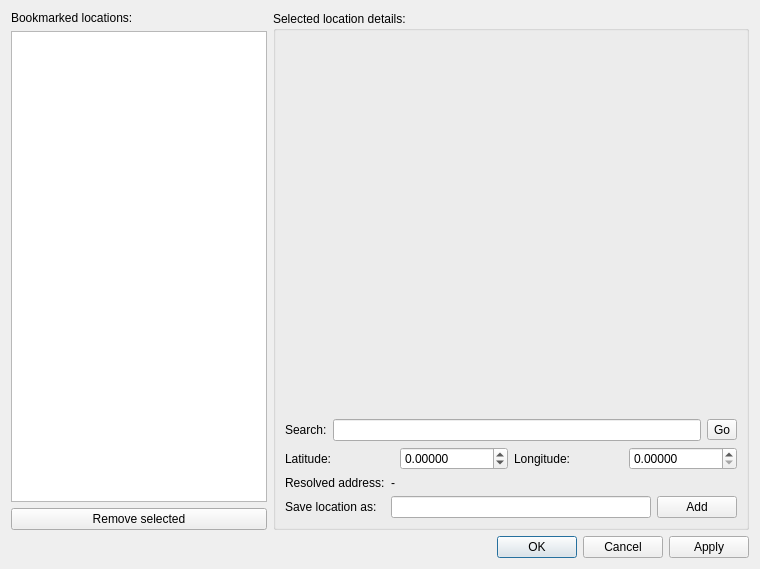
<?xml version="1.0" encoding="UTF-8"?>
<ui version="4.0">
 <class>LocationDialog</class>
 <widget class="QDialog" name="LocationDialog">
  <property name="geometry">
   <rect>
    <x>0</x>
    <y>0</y>
    <width>760</width>
    <height>569</height>
   </rect>
  </property>
  <property name="windowTitle">
   <string>Locations</string>
  </property>
  <layout class="QGridLayout" name="gridLayout">
   <item row="0" column="0" colspan="2">
    <widget class="QLabel" name="label">
     <property name="text">
      <string>Bookmarked locations:</string>
     </property>
    </widget>
   </item>
   <item row="1" column="0" colspan="2">
    <widget class="QListWidget" name="locationList"/>
   </item>
   <item row="3" column="2">
    <widget class="QDialogButtonBox" name="buttonBox">
     <property name="orientation">
      <enum>Qt::Orientation::Horizontal</enum>
     </property>
     <property name="standardButtons">
      <set>QDialogButtonBox::StandardButton::Apply|QDialogButtonBox::StandardButton::Cancel|QDialogButtonBox::StandardButton::Ok</set>
     </property>
    </widget>
   </item>
   <item row="0" column="2" rowspan="3">
    <widget class="QGroupBox" name="groupBox">
     <property name="title">
      <string>Selected location details:</string>
     </property>
     <layout class="QGridLayout" name="gridLayout_2" rowstretch="1,0,0,0,0">
      <item row="3" column="0">
       <widget class="QLabel" name="label_5">
        <property name="text">
         <string>Resolved address:</string>
        </property>
       </widget>
      </item>
      <item row="4" column="0">
       <widget class="QLabel" name="label_6">
        <property name="text">
         <string>Save location as:</string>
        </property>
       </widget>
      </item>
      <item row="4" column="1">
       <widget class="QLineEdit" name="locationName"/>
      </item>
      <item row="4" column="2">
       <widget class="QPushButton" name="addLocation">
        <property name="text">
         <string>Add</string>
        </property>
       </widget>
      </item>
      <item row="0" column="0" colspan="3">
       <widget class="QWidget" name="webViewContainer" native="true">
        <layout class="QVBoxLayout" name="verticalLayout">
         <property name="leftMargin">
          <number>0</number>
         </property>
         <property name="topMargin">
          <number>0</number>
         </property>
         <property name="rightMargin">
          <number>0</number>
         </property>
         <property name="bottomMargin">
          <number>0</number>
         </property>
        </layout>
       </widget>
      </item>
      <item row="1" column="0" colspan="3">
       <layout class="QHBoxLayout" name="horizontalLayout">
        <item>
         <widget class="QLabel" name="label_2">
          <property name="text">
           <string>Search:</string>
          </property>
         </widget>
        </item>
        <item>
         <widget class="QLineEdit" name="searchText"/>
        </item>
        <item>
         <widget class="QToolButton" name="searchLocation">
          <property name="text">
           <string>Go</string>
          </property>
          <property name="icon">
           <iconset theme="QIcon::ThemeIcon::EditFind"/>
          </property>
         </widget>
        </item>
       </layout>
      </item>
      <item row="2" column="0" colspan="3">
       <layout class="QHBoxLayout" name="horizontalLayout_2">
        <item>
         <widget class="QLabel" name="label_3">
          <property name="text">
           <string>Latitude:</string>
          </property>
         </widget>
        </item>
        <item>
         <widget class="QDoubleSpinBox" name="latitude">
          <property name="decimals">
           <number>5</number>
          </property>
          <property name="minimum">
           <double>-90.000000000000000</double>
          </property>
          <property name="maximum">
           <double>90.000000000000000</double>
          </property>
          <property name="singleStep">
           <double>0.100000000000000</double>
          </property>
         </widget>
        </item>
        <item>
         <widget class="QLabel" name="label_4">
          <property name="text">
           <string>Longitude:</string>
          </property>
         </widget>
        </item>
        <item>
         <widget class="QDoubleSpinBox" name="longitude">
          <property name="decimals">
           <number>5</number>
          </property>
         </widget>
        </item>
       </layout>
      </item>
      <item row="3" column="1" colspan="2">
       <widget class="QLabel" name="resolvedAddress">
        <property name="text">
         <string>-</string>
        </property>
       </widget>
      </item>
     </layout>
    </widget>
   </item>
   <item row="2" column="0" colspan="2">
    <widget class="QPushButton" name="removeLocation">
     <property name="text">
      <string>Remove selected</string>
     </property>
    </widget>
   </item>
  </layout>
 </widget>
 <resources/>
 <connections/>
</ui>
